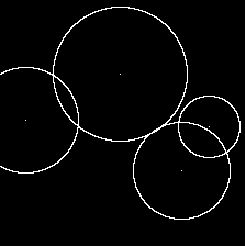
#> input picture 02_problem_set/assets/bolateste.png, 245 x 247 px, found by its file name
$ python q8a_hough_circles.py
#> lines starting #> are read from the running program, lines starting #| are printed output that depends on the picture
'''
Implementação da detecção de múltiplos círculos via Transformada de Hough 2.5D
(a, b, r), desenvolvida para a questão 8(a) da Lista 2 de Visão Computacional.

O método não utiliza funções prontas de detecção de círculos do OpenCV.
A implementação segue a lógica clássica da Transformada de Hough:

1. Pré-computação de offsets de circunferência para cada raio.
2. Votação no espaço dos parâmetros (a, b, r).
3. Detecção de picos nos acumuladores.
4. Supressão não máxima para obter círculos distintos.

Autora: Angelina Meiras-Ottoni/ChatGPT 5.1
'''

import argparse
import csv
import os
import numpy as np
from math import cos, sin, pi
from PIL import Image
import matplotlib.pyplot as plt


def load_image(path):
    # Carrega imagem, converte para escala de cinza e binariza.
    img = Image.open(path).convert('L')
    arr = np.array(img)
    binmap = (arr > 128).astype(np.uint8)
    return arr, binmap


def compute_perimeter_offsets(rmin, rmax, rstep, n_angles=180):
    # Pré-computa deslocamentos (dx, dy) para cada raio.
    angles = np.linspace(0, 2 * pi, n_angles, endpoint=False)
    radii = list(range(rmin, rmax + 1, rstep))
    offsets = {}
    for r in radii:
        pts = set()
        for th in angles:
            dx = int(round(r * cos(th)))
            dy = int(round(r * sin(th)))
            pts.add((dx, dy))
        offsets[r] = np.array(list(pts), dtype=int)
    return radii, offsets


def hough_vote(binmap, radii, offsets):
    # Executa votação no espaço de parâmetros (a, b, r).
    h, w = binmap.shape
    ys, xs = np.nonzero(binmap)
    accs = {r: np.zeros((h, w), dtype=np.uint16) for r in radii}

    for x, y in zip(xs, ys):
        for r in radii:
            offs = offsets[r]
            cx = x - offs[:, 0]
            cy = y - offs[:, 1]
            valid = (cx >= 0) & (cx < w) & (cy >= 0) & (cy < h)
            if np.any(valid):
                accs[r][cy[valid], cx[valid]] += 1
    return accs


def find_circle_candidates(accs, thresh_rel=0.5):
    # Extrai candidatos acima de um limiar relativo.
    candidates = []
    for r, acc in accs.items():
        maxv = acc.max()
        if maxv == 0:
            continue
        thresh = max(1, int(thresh_rel * maxv))
        ys, xs = np.nonzero(acc >= thresh)
        for y, x in zip(ys, xs):
            candidates.append((acc[y, x], x, y, r))
    candidates.sort(reverse=True, key=lambda t: t[0])
    return candidates


def non_max_suppression(candidates, dist=20, max_circles=10):
    # Filtra círculos redundantes mantendo apenas picos distintos.
    out = []
    for votes, x, y, r in candidates:
        if len(out) >= max_circles:
            break
        too_close = False
        for _, xc, yc, _ in out:
            if (xc - x)**2 + (yc - y)**2 <= dist**2:
                too_close = True
                break
        if not too_close:
            out.append((votes, x, y, r))
    return [(x, y, r) for _, x, y, r in out]

def save_results(circles, out_dir='results'):
    # Salva CSV com colunas a,b,r e retorna o caminho do arquivo.
    os.makedirs(out_dir, exist_ok=True)
    csv_path = os.path.join(out_dir, 'detected_circles.csv')
    # Abrir com newline='' e usar csv.writer para compatibilidade
    with open(csv_path, 'w', newline='') as f:
        writer = csv.writer(f)
        writer.writerow(['a', 'b', 'r'])
        for a, b, r in circles:
            writer.writerow([int(a), int(b), int(r)])
    return csv_path

def plot_and_save(gray, circles, out_dir='results'):
    # Plota os círculos sobre a imagem e salva o PNG em out_dir.
    os.makedirs(out_dir, exist_ok=True)
    h, w = gray.shape
    fig, ax = plt.subplots(figsize=(6, 6))
    ax.imshow(gray, cmap='gray', origin='upper')
    ax.set_title("Circles detected via Hough Transform")
    for a, b, r in circles:
        circ = plt.Circle((a, b), r, fill=False, linewidth=1.5)
        ax.add_patch(circ)
        ax.plot(a, b, marker='x')
    ax.set_xlim([-0.5, w - 0.5])
    ax.set_ylim([h - 0.5, -0.5])
    ax.axis('off')

    out_path = os.path.join(out_dir, 'detected_circles.png')
    fig.tight_layout()
    fig.savefig(out_path, dpi=150, bbox_inches='tight')
    plt.close(fig)
    return out_path

def main():
    parser = argparse.ArgumentParser()
    parser.add_argument('--image', type=str, default='02_problem_set/assets/bolateste.png')
    parser.add_argument('--rmin', type=int, default=10)
    parser.add_argument('--rmax', type=int, default=90)
    parser.add_argument('--rstep', type=int, default=1)
    parser.add_argument('--thresh_rel', type=float, default=0.5)
    parser.add_argument('--n_angles', type=int, default=180)
    parser.add_argument('--nms_dist', type=int, default=20)
    parser.add_argument('--max_circles', type=int, default=10)
    args = parser.parse_args()

    gray, binmap = load_image(args.image)
#> in load_image, img is the input picture: PIL image 245x247 L; 3% white in thin lines or dots
#> in load_image, `binmap = (arr > 128).astype(np.uint8)`: binmap: shape (247, 245); values 0 (black) and 1 (white), 3% white in thin lines or dots
    radii, offsets = compute_perimeter_offsets(args.rmin, args.rmax, args.rstep, n_angles=args.n_angles)
    accs = hough_vote(binmap, radii, offsets)
#> in hough_vote, `ys, xs = np.nonzero(binmap)`: ys = 1818 values from 7 to 246; xs = 1818 values, max 244 at index 1817, min 0 at index 355, mean 135.3
#> the loop in hough_vote, `for x, y in zip(xs, ys):` made 1818 passes
#> (x, y) on passes 1 to 3: (111, 7), (112, 7), (113, 7)
#> after the loop in hough_vote, `for x, y in zip(xs, ys):`: accs = 81 items
#> accs = 81 items
    candidates = find_circle_candidates(accs, thresh_rel=args.thresh_rel)
#> the loop in find_circle_candidates, `for r, acc in accs.items():` made 81 passes
#> (maxv, thresh) on passes 1 to 12: (21, 10), (26, 13), (26, 13), (31, 15), (32, 16), (29, 14), (30, 15), (32, 16), (35, 17), (27, 13), (26, 13), (29, 14)
#> (maxv, thresh, ys, xs) on passes 22, 39, 44, 58: (131, 65, [126, 126, 127, 127], [208, 209, 208, 209]), (150, 75, [169, 170, 170, 171, 171], [181, 181, 182, 181, 182]), (99, 49, [119, 119, 119, 120, 120, 120], [24, 25, 26, 24, 25, 26]), (157, 78, [73, 73, 74, 74, 74], [119, 120, 119, 120, 121])
#> after the loop in find_circle_candidates, `for r, acc in accs.items():`: candidates = 34675 items
#> candidates = 34675 items
    circles = non_max_suppression(candidates, dist=args.nms_dist, max_circles=args.max_circles)
#> the loop in non_max_suppression, `for votes, x, y, r in candidates:` made 1373 passes
#> (votes, x, y, r) on passes 1 to 3: (157, 120, 74, 67), (150, 181, 170, 48), (132, 120, 73, 67)
#> after the loop in non_max_suppression, `for votes, x, y, r in candidates:`: out = [(157, 120, 74, 67), (150, 181, 170, 48), (131, 209, 126, 31), (99, 25, 120, 53), (36, 162, 151, 22), (35, 41, 133, 32), (35, 119, 97, 44), (34, 196, 184, 29), (32, 36, 86, 18), (32, 103, 60, 46)]
#> circles = [(120, 74, 67), (181, 170, 48), (209, 126, 31), (25, 120, 53), (162, 151, 22), (41, 133, 32), (119, 97, 44), (196, 184, 29), (36, 86, 18), (103, 60, 46)]

    print("Circles detected (a, b, r):")
    for a, b, r in circles:
        print(f"({a}, {b}, {r})")
#> this loop made 10 passes
#| (120, 74, 67)
#| (181, 170, 48)
#| (209, 126, 31)
#| (25, 120, 53)
#| (162, 151, 22)
#| (41, 133, 32)
#| (119, 97, 44)
#| (196, 184, 29)
#> (further printed lines are left out)

    csv_path = save_results(circles, out_dir='02_problem_set/results/')
#> the loop in save_results, `for a, b, r in circles:` made 10 passes
    png_path = plot_and_save(gray, circles, out_dir='02_problem_set/results/')
#> the loop in plot_and_save, `for a, b, r in circles:` made 10 passes
#> in plot_and_save, `fig.savefig(out_path, dpi=150, bbox_inches='tight')`:
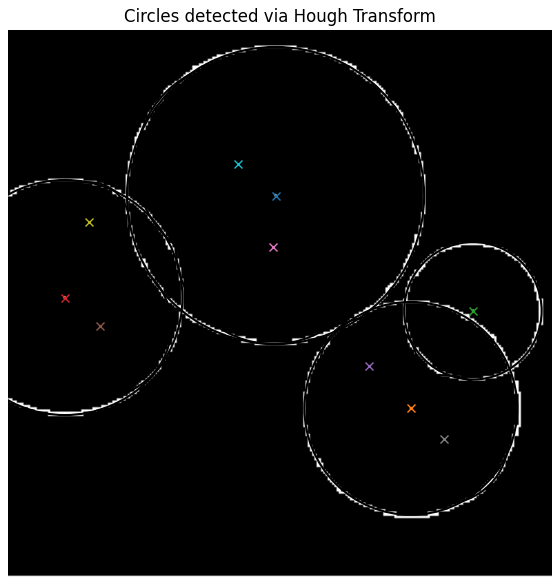
#> figure drawn by matplotlib, 1 panel

    print(f"Saved CSV -> {csv_path}")
#| Saved CSV -> 02_problem_set/results/detected_circles.csv
    print(f"Saved PNG -> {png_path}")
#| Saved PNG -> 02_problem_set/results/detected_circles.png

if __name__ == '__main__':
    main()
